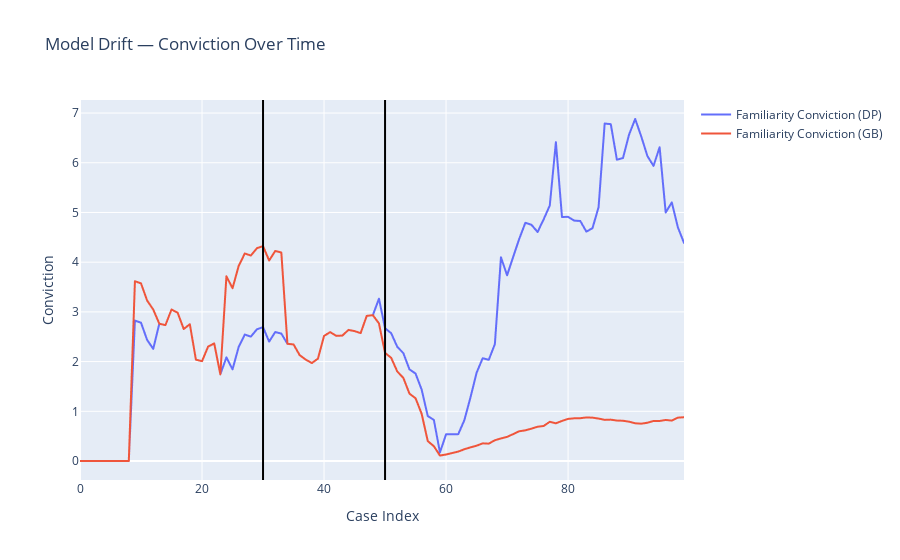

Write notebook code for a chart like this one.
### Markdown cell above
## The beginning of model drift is made very clear by the drop in familiarity conviction.

This demo was created in such a way to make the effects of drift very obvious. It may be more subtle with a real-world model.

### Code cell
f_conv_df = pd.DataFrame(familiarity_conviction_dp, columns=["Familiarity Conviction (DP)"])
f_conv_df["Familiarity Conviction (GB)"] = familiarity_conviction_gb

plot_drift(f_conv_df, line_positions=[30, len(df_test_no_drift)])
